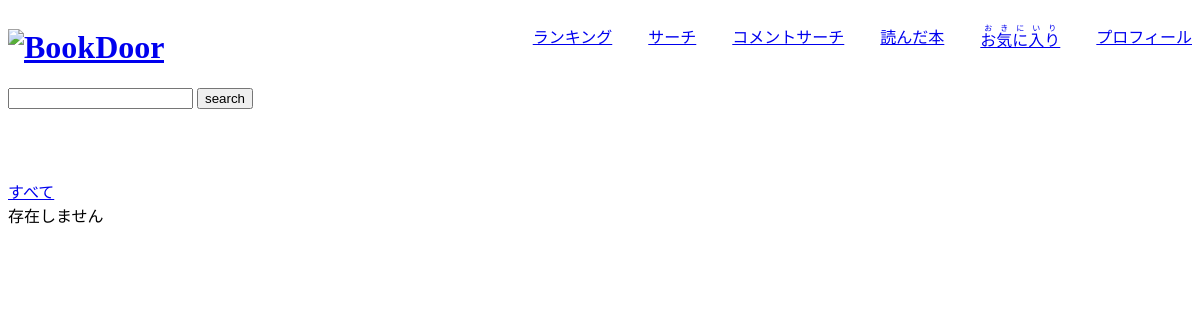
Before: /book_search/0/None with the older database file.
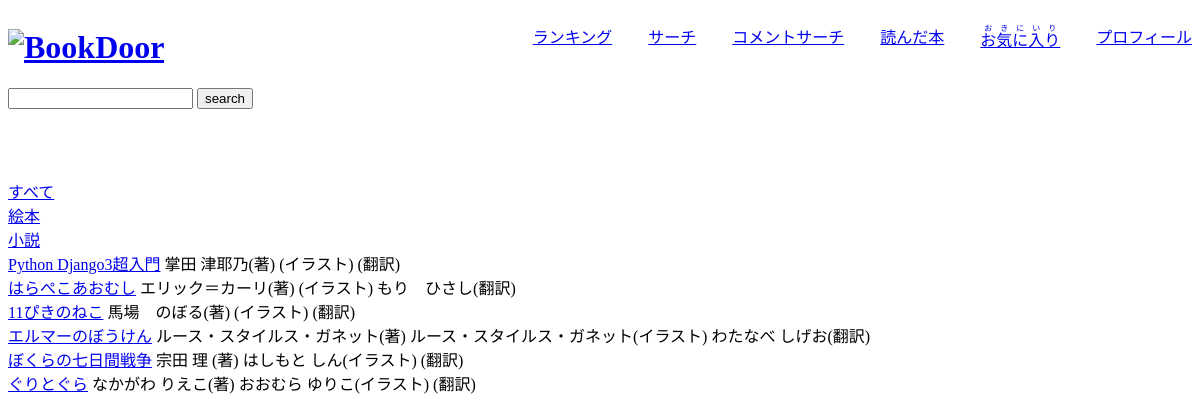
After: the same page with the newer database file.
### bookdoor/models.py (models this page shows, shortened)
class Category(models.Model):
  category=models.CharField(max_length=20)

class Book(models.Model):
  title=models.CharField(max_length=100)
  author=models.CharField(max_length=100,blank=True, null=True)
  illustrator=models.CharField(max_length=100,blank=True, null=True)
  translator=models.CharField(max_length=100,blank=True, null=True)
  publisher=models.CharField(max_length=100,blank=True, null=True)
  category_id=models.IntegerField(blank=True, null=True)
  url=models.CharField(max_length=100,blank=True, null=True)
  code=models.CharField(max_length=10)
  evaluation=models.FloatField(default=0)
  date=models.DateField(blank=True, null=True)

### bookdoor/views.py (the view, shortened to what this page needs)
# urls.py: path(r'book_search/<int:category_id>/<str:search>',BookSearchView.as_view(),\
class BookSearchView(TemplateView):
  def __init__(self):
    self.params={
      'form':BookSearchForm(),
      'search':'None',
      'data':'',
      'count':'',
      'category':Category.objects.all(),
      'category_id':'',
    }
  def get(self,request,category_id,search):
    if search != 'None' and category_id != 0:
      data=Book.objects.filter(Q(title__icontains=search)|Q(author__icontains=search)|\
        Q(illustrator__icontains=search)|Q(translator__icontains=search)|\
          Q(publisher__icontains=search)).filter(category_id=category_id)
    elif category_id != 0:
      data=Book.objects.filter(category_id=category_id)
    elif search != 'None':
      data=Book.objects.filter(Q(title__icontains=search)|Q(author__icontains=search)|\
        Q(illustrator__icontains=search)|Q(translator__icontains=search)|\
          Q(publisher__icontains=search))
    else:
      data=Book.objects.all()
    self.params['count']=len(data)
    self.params['data']=data
    if search != 'None':
      initial_dict=dict(search=search)
      self.params['form']=BookSearchForm(request.GET or None, initial=initial_dict)
    self.params['search']=search
    self.params['category_id']=category_id
    return render(request,'bookdoor/book_search.html', self.params)

### bookdoor/forms.py
class BookSearchForm(forms.Form):
  search=forms.CharField(label='',required=None)

### bookdoor/templates/bookdoor/book_search.html (shortened to what this page needs)
{% extends 'bookdoor/layout.html' %}
{% block content %}
<form action="{% url 'bookdoor:book_search' category_id 'None' %}" method="post">
  {{ form }}
  <input type="submit" value="search">
</form>
<br><br><br>
<div>
  <div><a href="{% url 'bookdoor:book_search' 0 search %}">すべて</a></div>
  {% for item in category %}
  <div><a href="{% url 'bookdoor:book_search' item.id search %}">{{ item.category }}</a></div>
  {% endfor %}
</div>
{% if count == 0 %}
<div>存在しません</div>
{% else %}
{% for item in data %}
<tr>
  <th><a href="{% url 'bookdoor:book_detail' item.code %}" >{{ item.title }}</a></th>
  <td>
    {% if item.author != None %}
    {{ item.author}}(著)
    {% endif %}
  </td>
  <td>
    {% if item.illustrator != None %}
    {{ item.illustrator}}(イラスト)
    {% endif %}
  </td>
  <td>
    {% if item.translator != None %}
    {{ item.translator }}(翻訳)
    {% endif %}
  </td>
</tr>
<br>
{% endfor %}
{% endif %}
{% endblock %}

### bookdoor/templates/bookdoor/layout.html (shortened to what this page needs)
{% load static %}
<!doctype>
<html lang="ja">
  <head>
    <link rel="stylesheet" type="text/css"
    href="{% static 'bookdoor/css/layout.css' %}">
  </head>
  <body>
    <header class="page-hearder">
      <h1><a href="{% url 'bookdoor:index' %}"><img class="logo" src="../../static/bookdoor/image/logo.jpg" alt="BookDoor"></a></h1>
      <ul class="main-nav">
        <li>
          <div><a href="{% url 'bookdoor:book_ranking' %}">ランキング</a></div>
        </li>
        <li>
          <div><a href="{% url 'bookdoor:book_search' 0 'None' %}">サーチ</a></div>
        </li>
        <li>
          <div>
            <a href="{% url 'bookdoor:comment_search' 0 'None' 0 %}">コメントサーチ</a>
          </div>
        </li>
        <li>
          <div><a href="{% url 'bookdoor:book_comment_list' 0 'None' %}">読んだ本</a></div>
        </li>
        <li>
          <div>
            <a href="{% url 'bookdoor:favorite_book_list' 0 'None' %}">
              <ruby>お気に入り
                <rt>おきにいり</rt>
              </ruby>
            </a>
          </div>
        </li>
        <li>
          <div>
            <a href="{% url 'accounts:profile' %}">プロフィール</a>
          </div>
        </li>
    </header>
    {% block content %}{% endblock %}
  </body>
</html>

### bookdoor/static/bookdoor/css/layout.css (style rules this page uses)
.page-hearder { display:flex; justify-content: space-between; }
.main-nav { display: flex; list-style: none; }
.main-nav li { margin-left: 36px; }

Changed rows visible on the page:
added Category: category "絵本"
added Category: category "小説"
added Book: title "Python Django3超入門", author "掌田 津耶乃"
added Book: title "はらぺこあおむし", author "エリック＝カーリ", translator "もり ひさし"
added Book: title "11ぴきのねこ", author "馬場 のぼる"
added Book: title "エルマーのぼうけん", author "ルース・スタイルス・ガネット", illustrator "ルース・スタイルス・ガネット", translator "わたなべ しげお"
added Book: title "ぼくらの七日間戦争", author "宗田 理", illustrator "はしもと しん"
added Book: title "ぐりとぐら", author "なかがわ りえこ", illustrator "おおむら ゆりこ"
Other visible differences:
text no longer shown: "存在しません"
